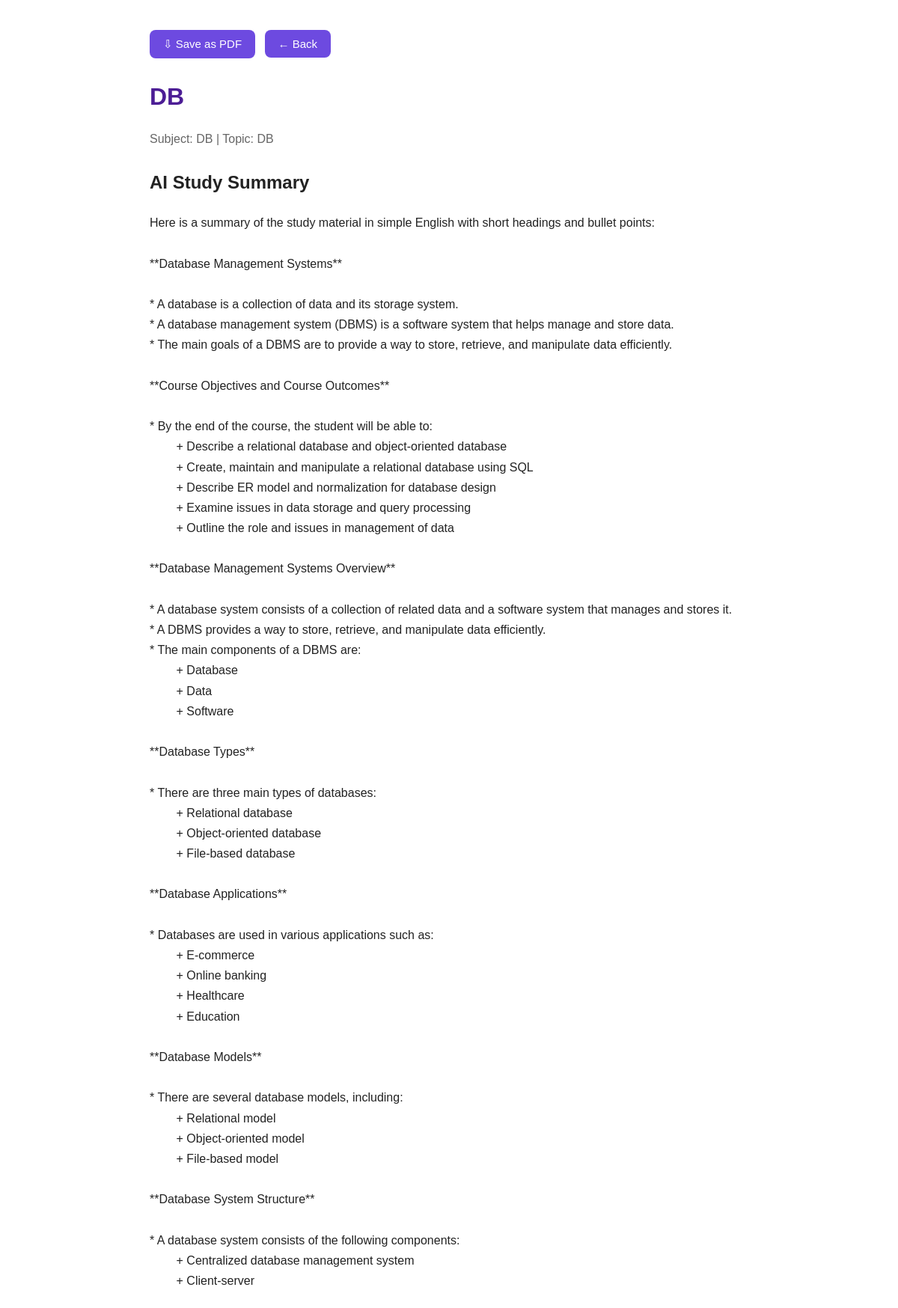
/study-materials/2/summary/ (signed in), run on the app's committed database.
### learnova/models.py (models this page shows, shortened)
class StudyMaterial(models.Model):
    title = models.CharField(max_length=200)
    subject = models.CharField(max_length=150)
    topic = models.CharField(max_length=200)
    description = models.TextField(blank=True)
    pdf_file = models.FileField(upload_to="study_materials/")
    summary = models.TextField(blank=True)
    uploaded_by = models.ForeignKey(
        User,
        on_delete=models.CASCADE,
        related_name="study_materials"
    )
    uploaded_at = models.DateTimeField(auto_now_add=True)
    class Meta:
        ordering = ["-uploaded_at"]

### learnova/views.py (the view)
@login_required
def view_summary(request, pk):
    material = get_object_or_404(StudyMaterial, pk=pk)
    if not material.summary:
        messages.error(request, "No summary yet. Generate one first.")
        return redirect("study_materials")
    return render(request, "summary_view.html", {"material": material})

### learnova/templates/summary_view.html (shortened to what this page needs)
<!DOCTYPE html>
<html lang="en">
<head>
</head>
<body>
    <div class="actions">
        <button onclick="window.print()">⇩ Save as PDF</button>
        <a href="{% url 'study_materials' %}">← Back</a>
    </div>
    <h1>{{ material.title }}</h1>
    <p class="meta">
        Subject: {{ material.subject }} | Topic: {{ material.topic }}
    </p>
    <h2>AI Study Summary</h2>
    <div class="summary">{{ material.summary }}</div>
</body>
</html>

### learnova/templates/summary_view.html (style rules this page uses)
body { font-family: Arial, sans-serif; max-width: 800px; margin: 40px auto; padding: 0 20px; line-height: 1.7; color: #222; }
h1 { color: #4c1d95; margin-bottom: 4px; }
.meta { color: #666; margin-bottom: 24px; }
.summary { white-space: pre-wrap; }
.actions { margin-bottom: 24px; }
.actions button, .actions a { background: #6d4ae0; color: #fff; border: none; padding: 10px 18px; border-radius: 8px; cursor: pointer; text-decoration: none; font-size: 15px; margin-right: 8px; }

### data on the page
StudyMaterial: title "DB", subject "DB", topic "DB", summary "Here is a summary of the study material in simple English with short headings and bullet points: **Database Management Systems** * A database is a collection of data and its storage system. * A database management system (DBMS) is a software system that helps manage and store data. * The main goals of a DBMS are to provide a way to store, retrieve, and manipulate data efficiently. **Course Objectives and Course Outcomes** * By the end of the course, the student will be able to: + Describe a relational database and object-oriented database + Create, maintain and manipulate a relational database using SQL + Describe ER model and normalization for database design + Examine issues in data…"
